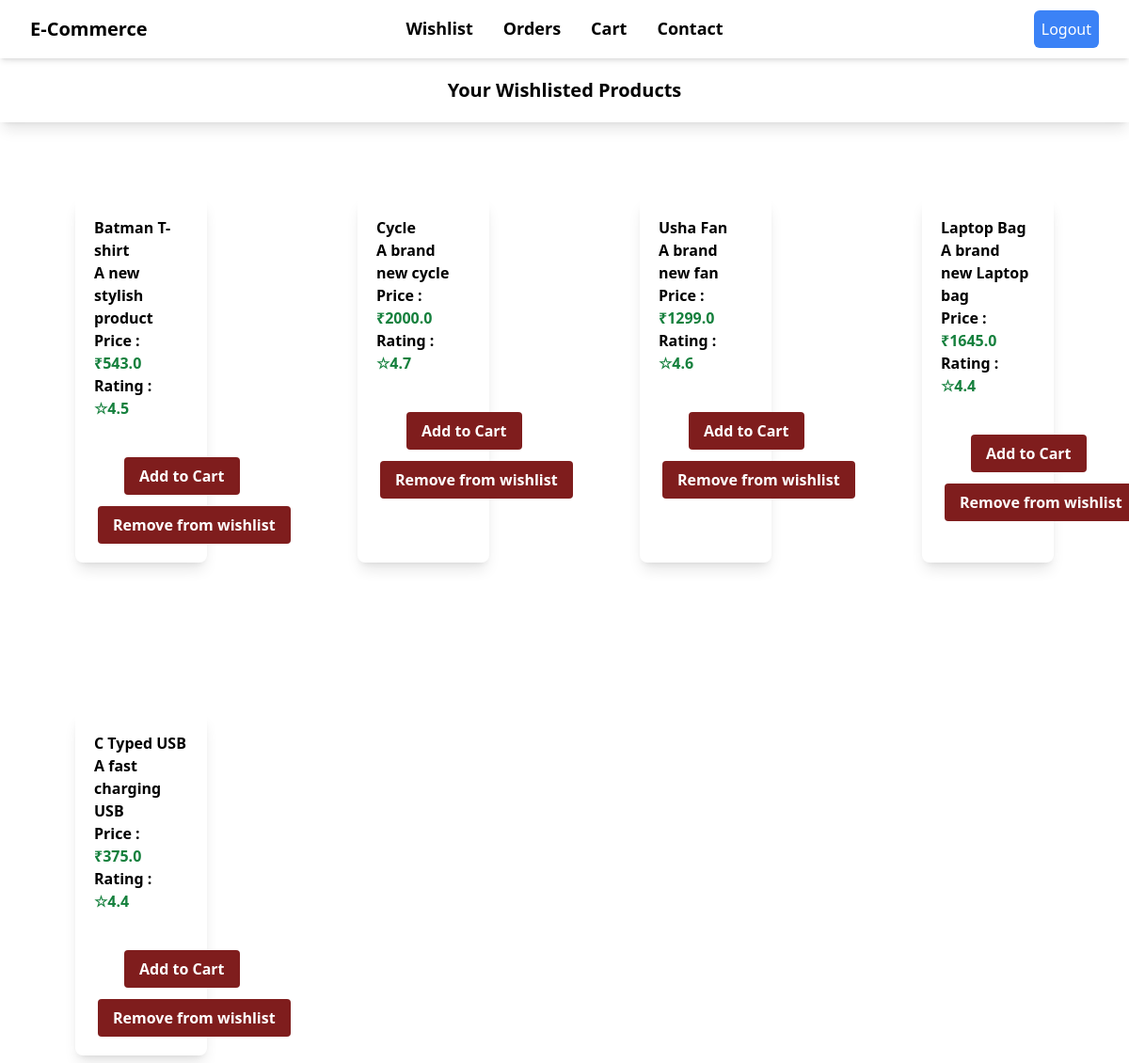
/wishlist/ (signed in), run on an earlier commit of the app's database.
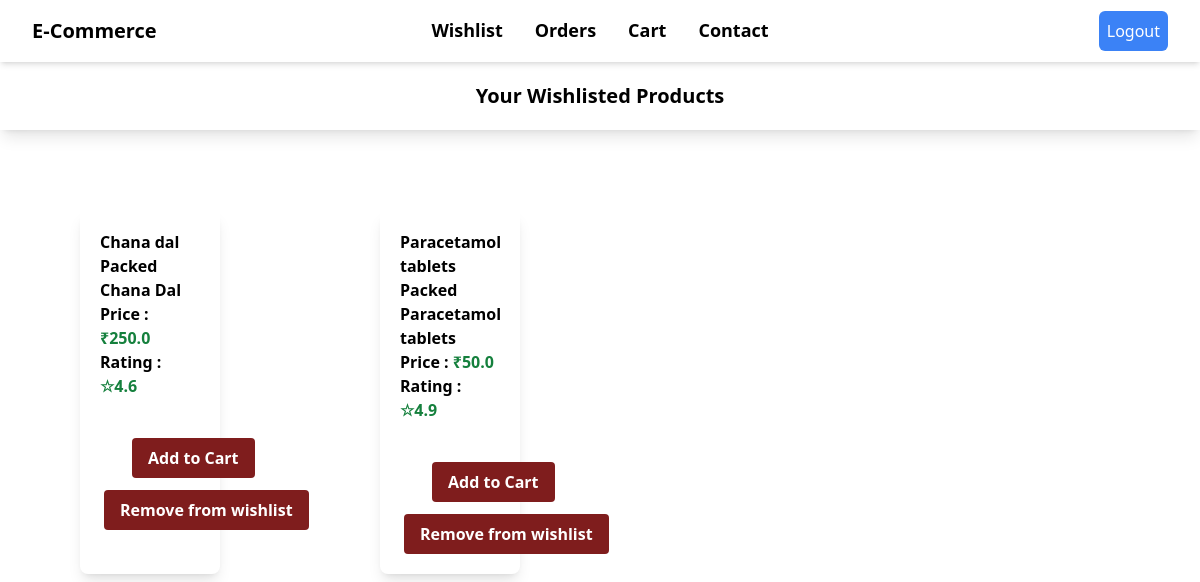
And on a later commit of the database.
### store/models.py (models this page shows, shortened)
class Wishlist(models.Model):
    user = models.ForeignKey(User,on_delete=models.CASCADE)
    product = models.ForeignKey(Product,on_delete=models.CASCADE)

class Product(models.Model):
    name = models.CharField(max_length=200)
    description = models.CharField(max_length=200)
    rating = models.FloatField()
    price = models.FloatField()
    image = models.CharField(max_length=10000)

### store/views.py (the view)
# urls.py: path('wishlist/',views.wishlist,name='wishlist'),
@login_required(login_url='login')
def wishlist(request):
    wish_items = Wishlist.objects.filter(user=request.user)
    return render(request,'store/wishlist.html',{'wish_items':wish_items})

### store/templates/store/wishlist.html (shortened to what this page needs)
{% extends 'store/base.html' %}
{% block body %}
 <div class="p-5 flex justify-center items-center shadow-lg">
    <h1 class="font-bold text-xl justify-center items-center">Your Wishlisted Products</h1>
 </div>
 <div class="product-container flex grid grid-cols-4">
  {% for item in wish_items %}
  <div class="product shadow-lg w-12/2 h-auto rounded-lg m-20">
    <div class="p-5">
        <div class="font-bold">
            {{item.product.name}}
        </div>
        <div class="font-semibold">
            {{item.product.description}}
        </div>
        <div class="font-bold">
            Price :
            <span class="font-bold text-green-700">₹{{item.product.price}}</span>
        </div>
        <div class="font-bold">
            Rating :
            <span class="font-bold text-green-700">☆{{item.product.rating}}</span>
        </div>
          <form action="{% url 'add_to_cart' %}" method="post" class="px-8 mt-10">
            <input type="submit" class="btn bg-red-900 text-white font-semibold py-2 px-4 mt-3 rounded flex justify-center items-center" value="Add to Cart">
          </form>
          <form action="{% url 'remove_from_wishlist' %}" method="post" class="mx-1">
            <input type="submit" class="btn bg-red-900 text-white font-semibold py-2 px-4 mt-3 rounded items-center add_wishlist" value="Remove from wishlist">
            </form>
    </div>
</div>
  {% endfor %}
</div>
{% endblock %}

### store/templates/store/base.html (shortened to what this page needs)
<!DOCTYPE html>
<html lang="en">
<head>
    <script src="https://cdn.tailwindcss.com"></script>
</head>
<body>
<header class="header sticky top-0 bg-white shadow-md flex items-center justify-between px-8 py-02">
    <h1 class="w-3/12 text-xl font-bold">
        <a href="/">E-Commerce</a>
    </h1>
    <nav class="nav font-semibold text-lg">
        <ul class="flex items-center">
            <li class="p-4 border-b-2 border-green-500 border-opacity-0 hover:border-opacity-100 hover:text-green-500 duration-200 cursor-pointer active">
              <a href="{% url 'wishlist' %}">Wishlist</a>
            </li>
            <li class="p-4 border-b-2 border-green-500 border-opacity-0 hover:border-opacity-100 hover:text-green-500 duration-200 cursor-pointer">
              <a href="{% url 'Myorder' %}">Orders</a>
            </li>
            <li class="p-4 border-b-2 border-green-500 border-opacity-0 hover:border-opacity-100 hover:text-green-500 duration-200 cursor-pointer">
              <a href="{% url 'cart' %}">Cart</a>
            </li>
            <li class="p-4 border-b-2 border-green-500 border-opacity-0 hover:border-opacity-100 hover:text-green-500 duration-200 cursor-pointer">
                <a href="{% url 'contact' %}">Contact</a>
              </li>
        </ul>
    </nav>
    <div class="w-3/12 flex justify-end">
        <a href="{% url 'logout' %}"><button class="bg-blue-500 px-2 py-2 text-white rounded-md" type="submit">Logout</button></a>
    </div>
</header>
{% block body %}
{% endblock %}
</body>
</html>

What changed in the data, as far as the page shows it:
removed Wishlist: product.name "Batman T-shirt", product.description "A new stylish product", product.price "543.0", product.rating "4.5"
removed Wishlist: product.name "Cycle", product.description "A brand new cycle", product.price "2000.0", product.rating "4.7"
removed Wishlist: product.name "Usha Fan", product.description "A brand new fan", product.price "1299.0", product.rating "4.6"
removed Wishlist: product.name "Laptop Bag", product.description "A brand new Laptop bag", product.price "1645.0", product.rating "4.4"
removed Wishlist: product.name "C Typed USB", product.description "A fast charging USB", product.price "375.0", product.rating "4.4"
added Wishlist: product.name "Chana dal", product.description "Packed Chana Dal", product.price "250.0", product.rating "4.6"
added Wishlist: product.name "Paracetamol tablets", product.description "Packed Paracetamol tablets", product.price "50.0", product.rating "4.9"
